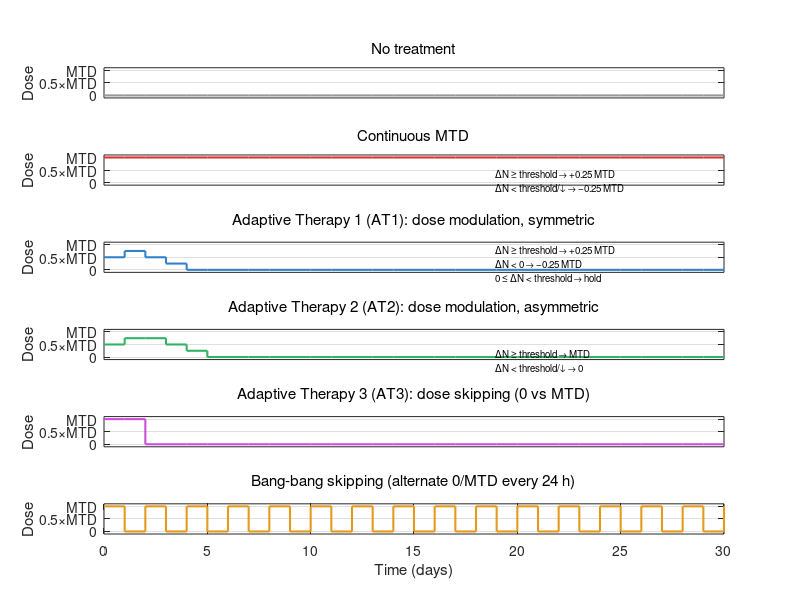

The MATLAB script that drew this image: (Note: this script raises an error after producing the figure.)
function plot_treatment_schedules()
    % Time vector (days, 0–30, 24h steps)
    t = 0:1:30;
    nT = numel(t);

    % Define MTD (arbitrary units; label as MTD in figure)
    MTD = 1.0;

    % Preallocate
    dose_noTx   = zeros(size(t));
    dose_MTD    = MTD * ones(size(t));

    % For demonstration, define a synthetic population trajectory
    % and a threshold to drive AT decisions.
    % Here we just make something plausible; replace with your real model output.
    N = 1e4 * exp(0.15*t) ./ (1 + exp(0.15*t - 3)); % smooth S-shaped growth
    N = N + 0.05*max(N)*sin(0.8*t); % add some wiggles
    N(N<0) = 1e3;

    % Relative change over previous 24h (ΔN/N_prev)
    dN = [0, diff(N)./N(1:end-1)];
    dN(dN<0) = 0; % for simplicity, treat decreases as 0 in this example

    threshold = 0.5; % example threshold (50% change)

    % Adaptive Therapy 1: symmetric dose modulation
    dose_AT1 = zeros(size(t));
    dose_AT1(1) = 0.5*MTD; % start at mid-dose
    for i = 2:nT
        if dN(i) >= threshold
            dose_AT1(i) = min(MTD, dose_AT1(i-1) + 0.25*MTD);
        else
            dose_AT1(i) = max(0, dose_AT1(i-1) - 0.25*MTD);
        end
    end

    % Adaptive Therapy 2: asymmetric with hold
    dose_AT2 = zeros(size(t));
    dose_AT2(1) = 0.5*MTD;
    for i = 2:nT
        if dN(i) >= threshold
            dose_AT2(i) = min(MTD, dose_AT2(i-1) + 0.25*MTD);
        elseif dN(i) <= 0  % population decreased
            dose_AT2(i) = max(0, dose_AT2(i-1) - 0.25*MTD);
        else
            dose_AT2(i) = dose_AT2(i-1); % hold
        end
    end

    % Adaptive Therapy 3: on/off (dose skipping)
    dose_AT3 = zeros(size(t));
    dose_AT3(1) = MTD;
    for i = 2:nT
        if dN(i) >= threshold
            dose_AT3(i) = MTD;
        else
            dose_AT3(i) = 0;
        end
    end

    % Bang-bang: alternate every 24h
    dose_BB = zeros(size(t));
    for i = 1:nT
        if mod(i-1,2) == 0
            dose_BB(i) = MTD;
        else
            dose_BB(i) = 0;
        end
    end

    % Plot
    figure('Color','w','Position',[100 100 900 700]);

    yticks_vals = [0 0.5 1];
    yticks_labels = {'0','0.5×MTD','MTD'};

    % No treatment
    subplot(6,1,1);
    stairs(t, dose_noTx, 'Color',[0.6 0.6 0.6],'LineWidth',1.5);
    ylim([-0.1 1.1]);
    set(gca,'YTick',yticks_vals,'YTickLabel',yticks_labels);
    ylabel('Dose');
    title('No treatment','FontWeight','normal');
    set(gca,'XTick',[]); grid on;

    % Continuous MTD
    subplot(6,1,2);
    stairs(t, dose_MTD, 'Color',[0.85 0.2 0.2],'LineWidth',1.5);
    ylim([-0.1 1.1]);
    set(gca,'YTick',yticks_vals,'YTickLabel',yticks_labels);
    ylabel('Dose');
    title('Continuous MTD','FontWeight','normal');
    set(gca,'XTick',[]); grid on;

    % AT1
    subplot(6,1,3);
    stairs(t, dose_AT1, 'Color',[0.2 0.5 0.8],'LineWidth',1.5);
    ylim([-0.1 1.1]);
    set(gca,'YTick',yticks_vals,'YTickLabel',yticks_labels);
    ylabel('Dose');
    title('Adaptive Therapy 1 (AT1): dose modulation, symmetric','FontWeight','normal');
    set(gca,'XTick',[]); grid on;
    annotation('textbox',[0.62 0.68 0.35 0.08],...
        'String',{'ΔN ≥ threshold → +0.25 MTD', 'ΔN < threshold/↓ → −0.25 MTD'},...
        'FontSize',7,'FitBoxToText','on','EdgeColor','none');

    % AT2
    subplot(6,1,4);
    stairs(t, dose_AT2, 'Color',[0.2 0.7 0.4],'LineWidth',1.5);
    ylim([-0.1 1.1]);
    set(gca,'YTick',yticks_vals,'YTickLabel',yticks_labels);
    ylabel('Dose');
    title('Adaptive Therapy 2 (AT2): dose modulation, asymmetric','FontWeight','normal');
    set(gca,'XTick',[]); grid on;
    annotation('textbox',[0.62 0.53 0.35 0.1],...
        'String',{'ΔN ≥ threshold → +0.25 MTD', 'ΔN < 0 → −0.25 MTD', '0 ≤ ΔN < threshold → hold'},...
        'FontSize',7,'FitBoxToText','on','EdgeColor','none');

    % AT3
    subplot(6,1,5);
    stairs(t, dose_AT3, 'Color',[0.8 0.3 0.85],'LineWidth',1.5);
    ylim([-0.1 1.1]);
    set(gca,'YTick',yticks_vals,'YTickLabel',yticks_labels);
    ylabel('Dose');
    title('Adaptive Therapy 3 (AT3): dose skipping (0 vs MTD)','FontWeight','normal');
    set(gca,'XTick',[]); grid on;
    annotation('textbox',[0.62 0.38 0.35 0.08],...
        'String',{'ΔN ≥ threshold → MTD', 'ΔN < threshold/↓ → 0'},...
        'FontSize',7,'FitBoxToText','on','EdgeColor','none');

    % Bang-bang
    subplot(6,1,6);
    stairs(t, dose_BB, 'Color',[0.9 0.6 0.1],'LineWidth',1.5);
    ylim([-0.1 1.1]);
    set(gca,'YTick',yticks_vals,'YTickLabel',yticks_labels);
    ylabel('Dose');
    xlabel('Time (days)');
    title('Bang-bang skipping (alternate 0/MTD every 24 h)','FontWeight','normal');
    grid on;

    % Overall title
    sgtitle('Treatment Schedules: No Tx, Continuous MTD, AT1–AT3, and Bang-Bang');

    % Optional: save figure
    % saveas(gcf,'treatment_schedules.png');
end
